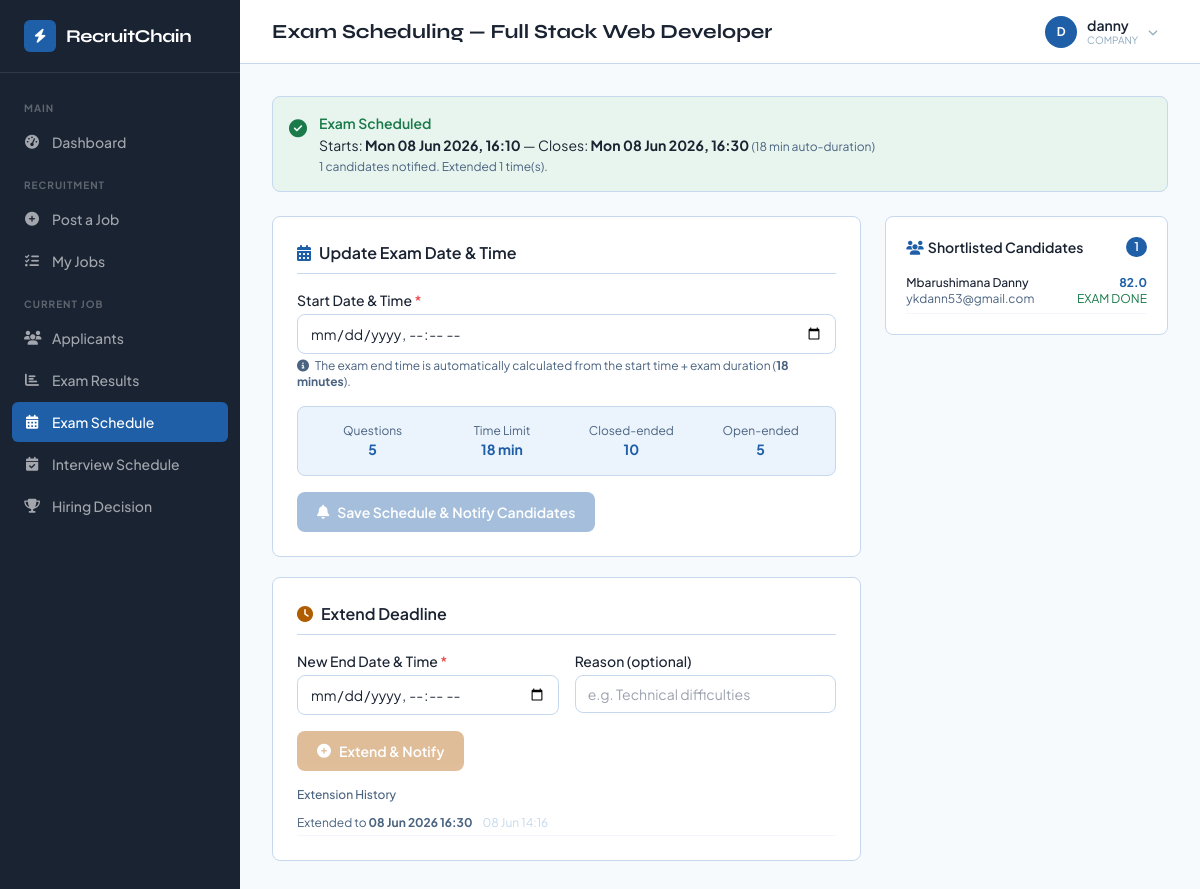
Screenshot of /exam-schedule.php?job=8 (signed in) with the database file from the repository.
### tables this page shows
CREATE TABLE `jobs` (
  `id` int(10) UNSIGNED NOT NULL,
  `company_id` int(10) UNSIGNED NOT NULL,
  `title` varchar(255) NOT NULL,
  `department` varchar(100) DEFAULT NULL,
  `description` longtext NOT NULL,
  `responsibilities` longtext DEFAULT NULL CHECK (json_valid(`responsibilities`)),
  `required_skills` longtext DEFAULT NULL CHECK (json_valid(`required_skills`)),
  `required_education` varchar(100) DEFAULT NULL,
  `required_certs` longtext DEFAULT NULL CHECK (json_valid(`required_certs`)),
  `min_experience` int(11) DEFAULT 0,
  `positions_count` int(11) DEFAULT 1,
  `deadline` datetime NOT NULL,
  `salary_min` decimal(10,2) DEFAULT NULL,
  `salary_max` decimal(10,2) DEFAULT NULL,
  `job_type` enum('REMOTE','ONSITE','HYBRID') DEFAULT 'ONSITE',
  `employment_type` enum('FULL_TIME','PART_TIME','CONTRACT') DEFAULT 'FULL_TIME',
  `location` varchar(255) DEFAULT NULL,
  `job_hash` char(64) DEFAULT NULL,
  `icp_confirmed` tinyint(1) DEFAULT 0,
  `marks_published` tinyint(1) DEFAULT 0,
  `status` enum('ACTIVE','SCREENING','EXAMINING','INTERVIEWING','COMPLETED') DEFAULT 'ACTIVE',
  `created_at` timestamp NULL DEFAULT current_timestamp(),
  `updated_at` timestamp NULL DEFAULT current_timestamp() ON UPDATE current_timestamp(),
  `eligible_educations` longtext DEFAULT NULL CHECK (json_valid(`eligible_educations`)),
  `exam_num_questions` int(10) UNSIGNED DEFAULT 10,
  `exam_time_limit_min` int(10) UNSIGNED DEFAULT 60,
  `exam_open_ended` int(10) UNSIGNED DEFAULT 3,
  `exam_closed_ended` int(10) UNSIGNED DEFAULT 7,
  `exam_sample_doc_path` varchar(500) DEFAULT NULL,
  `exam_start_at` datetime DEFAULT NULL,
  `exam_end_at` datetime DEFAULT NULL,
  `interview_shortlist_n` int(10) UNSIGNED DEFAULT 5,
  `interview_start_at` datetime DEFAULT NULL,
  `interview_time_limit_min` int(10) UNSIGNED DEFAULT 5,
  `interview_max_questions` int(10) UNSIGNED DEFAULT 5,
  `interview_end_at` datetime DEFAULT NULL
);

CREATE TABLE `exam_extensions` (
  `id` int(10) UNSIGNED NOT NULL,
  `job_id` int(10) UNSIGNED NOT NULL,
  `extended_to` datetime NOT NULL,
  `reason` text DEFAULT NULL,
  `created_at` timestamp NOT NULL DEFAULT current_timestamp()
);

CREATE TABLE `applications` (
  `id` int(10) UNSIGNED NOT NULL,
  `job_id` int(10) UNSIGNED NOT NULL,
  `user_id` int(10) UNSIGNED NOT NULL,
  `cv_hash_snap` char(64) DEFAULT NULL,
  `icp_confirmed` tinyint(1) DEFAULT 0,
  `status` enum('APPLIED','SCREENED','EXAM_INVITED','EXAM_DONE','INTERVIEW_INVITED','INTERVIEW_DONE','SELECTED','REJECTED') DEFAULT 'APPLIED',
  `applied_at` timestamp NULL DEFAULT current_timestamp(),
  `updated_at` timestamp NULL DEFAULT current_timestamp() ON UPDATE current_timestamp()
);

CREATE TABLE `users` (
  `id` int(10) UNSIGNED NOT NULL,
  `email` varchar(255) NOT NULL,
  `password` varchar(255) NOT NULL,
  `role` enum('SEEKER','COMPANY','ADMIN') NOT NULL,
  `full_name` varchar(255) NOT NULL,
  `phone` varchar(50) DEFAULT NULL,
  `country` varchar(100) DEFAULT NULL,
  `date_of_birth` date DEFAULT NULL,
  `face_descriptor` longtext DEFAULT NULL CHECK (json_valid(`face_descriptor`)),
  `face_verified` tinyint(1) DEFAULT 0,
  `face_image_path` varchar(500) DEFAULT NULL,
  `cv_path` varchar(500) DEFAULT NULL,
  `cv_hash` char(64) DEFAULT NULL,
  `identity_hash` char(64) DEFAULT NULL,
  `icp_confirmed` tinyint(1) DEFAULT 0,
  `is_suspended` tinyint(1) DEFAULT 0,
  `suspended_reason` text DEFAULT NULL,
  `login_attempts` int(11) DEFAULT 0,
  `locked_until` datetime DEFAULT NULL,
  `created_at` timestamp NULL DEFAULT current_timestamp(),
  `updated_at` timestamp NULL DEFAULT current_timestamp() ON UPDATE current_timestamp(),
  `national_id` varchar(50) DEFAULT NULL,
  `father_name` varchar(255) DEFAULT NULL,
  `mother_name` varchar(255) DEFAULT NULL,
  `gender` enum('Male','Female','Other') DEFAULT NULL,
  `place_of_birth` varchar(255) DEFAULT NULL,
  `residence_district` varchar(100) DEFAULT NULL,
  `residence_sector` varchar(100) DEFAULT NULL,
  `residence_cell` varchar(100) DEFAULT NULL,
  `residence_village` varchar(100) DEFAULT NULL,
  `profile_complete` tinyint(1) DEFAULT 0
);

CREATE TABLE `screening_results` (
  `id` int(10) UNSIGNED NOT NULL,
  `application_id` int(10) UNSIGNED NOT NULL,
  `job_id` int(10) UNSIGNED NOT NULL,
  `total_score` decimal(5,2) DEFAULT NULL,
  `skills_score` decimal(5,2) DEFAULT NULL,
  `experience_score` decimal(5,2) DEFAULT NULL,
  `education_score` decimal(5,2) DEFAULT NULL,
  `credentials_score` decimal(5,2) DEFAULT NULL,
  `explanation` text DEFAULT NULL,
  `is_shortlisted` tinyint(1) DEFAULT 0,
  `created_at` timestamp NULL DEFAULT current_timestamp()
);

### includes/db.php (called while the page is built, shortened)
<?php
function pdo(): PDO {
    static $pdo = null;
    if ($pdo === null) {
        $c = config();
        $pdo = new PDO(
            "mysql:host={$c['DB_HOST']};port={$c['DB_PORT']};dbname={$c['DB_NAME']};charset=utf8mb4",
            $c['DB_USER'],
            $c['DB_PASS'],
            [
                PDO::ATTR_ERRMODE            => PDO::ERRMODE_EXCEPTION,
                PDO::ATTR_DEFAULT_FETCH_MODE => PDO::FETCH_ASSOC,
                PDO::ATTR_EMULATE_PREPARES   => false,
            ]
        );
    }
    return $pdo;
}

### exam-schedule.php (the view, shortened to what this page needs)
<?php
require 'includes/db.php';
$jobId = (int)($_GET['job'] ?? 0);
$comp = pdo()->prepare("SELECT c.id FROM companies c WHERE c.user_id=?");
$comp->execute([current_user_id()]);
$company = $comp->fetch();
$job = pdo()->prepare("SELECT * FROM jobs WHERE id=? AND company_id=?");
$job->execute([$jobId, $company['id'] ?? 0]);
$job = $job->fetch();
$shortlisted = pdo()->prepare("
    SELECT a.id as app_id, u.full_name, u.email, a.status,
           sr.total_score
    FROM applications a
    JOIN users u ON a.user_id = u.id
    LEFT JOIN screening_results sr ON sr.application_id = a.id
    WHERE a.job_id=? AND sr.is_shortlisted=1
    ORDER BY sr.total_score DESC
");
$shortlisted->execute([$jobId]);
$candidates = $shortlisted->fetchAll();
$extensions = pdo()->prepare("SELECT * FROM exam_extensions WHERE job_id=? ORDER BY created_at DESC");
$extensions->execute([$jobId]);
$extHistory = $extensions->fetchAll();
function escj(mixed $v): string { return htmlspecialchars((string)($v ?? ''), ENT_QUOTES); }
?>
<!DOCTYPE html>
<html lang="en">
<head>
  <link rel="stylesheet" href="https://cdnjs.cloudflare.com/ajax/libs/font-awesome/6.5.0/css/all.min.css">
  <script src="https://cdn.tailwindcss.com"></script>
</head>
<body class="bg-[#F7FAFD] text-[#1A2332]">
<?php $pageTitle = 'Exam Scheduling — ' . escj($job['title']); include 'includes/nav.php'; ?>
<div class="ml-[240px] min-h-screen">
<?php include 'includes/topbar.php'; ?>
<main class="p-8 max-w-[1200px] space-y-6" x-data="examScheduleApp()">
    <?php if ($job['exam_start_at']): ?>
    <div class="bg-[#E8F5EE] border border-[#C5D8EE] rounded-lg p-4 flex items-start gap-3">
        <i class="fas fa-check-circle text-[#1A7A4A] text-lg mt-0.5"></i>
        <div>
            <p class="font-semibold text-[#1A7A4A] text-sm">Exam Scheduled</p>
            <p class="text-sm text-[#1A2332] mt-0.5">
                Starts: <strong><?= date('D d M Y, H:i', strtotime($job['exam_start_at'])) ?></strong>
                <?php if ($job['exam_end_at']): ?>
                — Closes: <strong><?= date('D d M Y, H:i', strtotime($job['exam_end_at'])) ?></strong>
                <span class="text-[#4A6380] text-xs">(<?= (int)$job['exam_time_limit_min'] ?> min auto-duration)</span>
                <?php endif; ?>
            </p>
            <p class="text-xs text-[#4A6380] mt-1">
                <?= count($candidates) ?> candidates notified.
                <?php if ($extHistory): ?>
                Extended <?= count($extHistory) ?> time(s).
                <?php endif; ?>
            </p>
        </div>
    </div>
    <?php endif; ?>
    <div class="grid grid-cols-1 lg:grid-cols-3 gap-6">
        <div class="lg:col-span-2 space-y-5">
            <div class="bg-white border border-[#C5D8EE] rounded-lg p-6 space-y-4">
                <h2 class="font-semibold text-base border-b border-[#C5D8EE] pb-2 mb-3 flex items-center gap-2">
                    <i class="fas fa-calendar-alt text-[#1E5FA8]"></i>
                    <?= $job['exam_start_at'] ? 'Update' : 'Set' ?> Exam Date &amp; Time
                </h2>
                <div>
                    <label class="block text-sm font-medium mb-1">Start Date &amp; Time <span class="text-red-500">*</span></label>
                    <input type="datetime-local" x-model="startAt" @change="calcEnd()"
                           class="w-full border border-[#C5D8EE] rounded-lg px-3 py-2 text-sm focus:outline-none focus:border-[#1E5FA8]"
                           value="<?= $job['exam_start_at'] ? date('Y-m-d\TH:i', strtotime($job['exam_start_at'])) : '' ?>">
                    <p class="text-xs text-[#4A6380] mt-1">
                        <i class="fas fa-info-circle mr-1"></i>
                        The exam end time is automatically calculated from the start time + exam duration (<strong><?= (int)$job['exam_time_limit_min'] ?> minutes</strong>).
                    </p>
                </div>
                <div class="bg-[#EBF3FC] border border-[#C5D8EE] rounded-lg p-4 grid grid-cols-2 sm:grid-cols-4 gap-3 text-center text-sm">
                    <div><p class="text-xs text-[#4A6380]">Questions</p><p class="font-bold text-[#1E5FA8]"><?= $job['exam_num_questions'] ?></p></div>
                    <div><p class="text-xs text-[#4A6380]">Time Limit</p><p class="font-bold text-[#1E5FA8]"><?= $job['exam_time_limit_min'] ?> min</p></div>
                    <div><p class="text-xs text-[#4A6380]">Closed-ended</p><p class="font-bold text-[#1E5FA8]"><?= $job['exam_closed_ended'] ?></p></div>
                    <div><p class="text-xs text-[#4A6380]">Open-ended</p><p class="font-bold text-[#1E5FA8]"><?= $job['exam_open_ended'] ?></p></div>
                </div>
                <button @click="setSchedule()" :disabled="saving || !startAt"
                        class="bg-[#1E5FA8] text-white px-5 py-2.5 rounded-lg text-sm font-semibold hover:bg-[#154680] disabled:opacity-40 transition-colors flex items-center gap-2">
                    <i class="fas fa-bell"></i>
                    <span x-text="saving ? 'Saving & Notifying…' : 'Save Schedule &amp; Notify Candidates'"></span>
                </button>
            </div>
            <?php if ($job['exam_start_at']): ?>
            <div class="bg-white border border-[#C5D8EE] rounded-lg p-6 space-y-4">
                <h2 class="font-semibold text-base border-b border-[#C5D8EE] pb-2 mb-3 flex items-center gap-2">
                    <i class="fas fa-clock text-[#B05C00]"></i>Extend Deadline
                </h2>
                <div class="grid grid-cols-1 sm:grid-cols-2 gap-4">
                    <div>
                        <label class="block text-sm font-medium mb-1">New End Date &amp; Time <span class="text-red-500">*</span></label>
                        <input type="datetime-local" x-model="extendTo"
                               class="w-full border border-[#C5D8EE] rounded-lg px-3 py-2 text-sm focus:outline-none focus:border-[#1E5FA8]">
                    </div>
                    <div>
                        <label class="block text-sm font-medium mb-1">Reason (optional)</label>
                        <input type="text" x-model="extendReason" placeholder="e.g. Technical difficulties"
                               class="w-full border border-[#C5D8EE] rounded-lg px-3 py-2 text-sm focus:outline-none focus:border-[#1E5FA8]">
                    </div>
                </div>
                <button @click="extendDeadline()" :disabled="extending || !extendTo"
                        class="bg-[#B05C00] text-white px-5 py-2.5 rounded-lg text-sm font-semibold hover:bg-[#8B4500] disabled:opacity-40 transition-colors flex items-center gap-2">
                    <i class="fas fa-plus-circle"></i>
                    <span x-text="extending ? 'Extending…' : 'Extend &amp; Notify'"></span>
                </button>
                <?php if ($extHistory): ?>
                <div>
                    <p class="text-xs font-medium text-[#4A6380] mb-2">Extension History</p>
                    <?php foreach ($extHistory as $ext): ?>
                    <div class="text-xs text-[#4A6380] py-1 border-b border-[#F3F7FB]">
                        Extended to <strong><?= date('d M Y H:i', strtotime($ext['extended_to'])) ?></strong>
                        <span class="ml-2 text-[#C5D8EE]"><?= date('d M H:i', strtotime($ext['created_at'])) ?></span>
                    </div>
                    <?php endforeach; ?>
                </div>
                <?php endif; ?>
            </div>
            <?php endif; ?>
        </div>
        <div class="lg:col-span-1">
            <div class="bg-white border border-[#C5D8EE] rounded-lg p-5">
                <h3 class="font-semibold text-sm mb-3 flex items-center justify-between">
                    <span><i class="fas fa-users mr-1 text-[#1E5FA8]"></i>Shortlisted Candidates</span>
                    <span class="bg-[#1E5FA8] text-white text-xs px-2 py-0.5 rounded-full"><?= count($candidates) ?></span>
                </h3>
                <?php if (empty($candidates)): ?>
                <p class="text-xs text-[#4A6380]">No candidates shortlisted yet. Go to Applicants to shortlist.</p>
                <?php else: ?>
                <div class="space-y-2 max-h-96 overflow-y-auto">
                    <?php foreach ($candidates as $c): ?>
                    <div class="flex items-center justify-between text-xs py-1.5 border-b border-[#F3F7FB]">
                        <div>
                            <p class="font-medium text-[#1A2332]"><?= escj($c['full_name']) ?></p>
                            <p class="text-[#4A6380]"><?= escj($c['email']) ?></p>
                        </div>
                        <div class="text-right">
                            <p class="font-bold text-[#1E5FA8]"><?= $c['total_score'] ? number_format((float)$c['total_score'],1) : '—' ?></p>
                            <p class="<?= match($c['status']){
                                'EXAM_INVITED'=>'text-[#B05C00]',
                                'EXAM_DONE'=>'text-[#1A7A4A]',
                                default=>'text-[#4A6380]'
                            } ?>"><?= str_replace('_', ' ', $c['status']) ?></p>
                        </div>
                    </div>
                    <?php endforeach; ?>
                </div>
                <?php endif; ?>
            </div>
        </div>
    </div>
</main>
</div>
</body>
</html>

### includes/topbar.php (shortened to what this page needs)
<?php
$pageTitle     ??= 'RecruitChain';
$tbName    = $_SESSION['full_name'] ?? ($_SESSION['name'] ?? '');
$tbRole    = $_SESSION['role'] ?? '';
$tbInitial = strtoupper(substr($tbName ?: 'U', 0, 1));
?>
<header x-data
        class="sticky top-0 z-30 h-16 bg-white border-b border-[#C5D8EE] flex items-center px-4 md:px-8 gap-3 md:gap-4">
  <div class="flex-1 min-w-0">
    <h1 class="font-display font-bold text-[#1A2332] text-xl truncate"><?= htmlspecialchars($pageTitle) ?></h1>
  </div>
  <div class="flex items-center gap-3">
    <div class="relative" x-data="{ open: false }" @click.outside="open = false">
      <button @click="open = !open"
              class="flex items-center gap-2.5 px-2.5 py-1.5 rounded-[8px] hover:bg-[#EEF3F8] transition-colors focus:outline-none focus:ring-2 focus:ring-[#1E5FA8]/20">
        <div class="w-8 h-8 rounded-full bg-[#1E5FA8] flex items-center justify-center flex-shrink-0">
          <span class="text-xs font-bold text-white"><?= htmlspecialchars($tbInitial) ?></span>
        </div>
        <div class="hidden sm:block text-left min-w-0">
          <p class="text-sm font-semibold text-[#1A2332] truncate max-w-[120px] leading-tight"><?= htmlspecialchars($tbName) ?></p>
          <p class="text-[10px] text-[#8FAABF] leading-tight"><?= htmlspecialchars($tbRole) ?></p>
        </div>
        <i class="fa-solid fa-chevron-down text-[10px] text-[#8FAABF] transition-transform duration-150"
           :class="open ? 'rotate-180' : ''"></i>
      </button>
    </div>
  </div>
</header>

### exam-schedule.php (style rules this page uses)
body { font-family:'Plus Jakarta Sans',sans-serif }

### rows the page displays
jobs: title "Exam Scheduling — Full Stack Web Developer", exam_start_at "Mon 08 Jun 2026, 16:10", exam_end_at "Mon 08 Jun 2026, 16:30", exam_time_limit_min "18", exam_num_questions "5", exam_closed_ended "10", exam_open_ended "5"
exam_extensions: extended_to "08 Jun 2026 16:30", created_at "08 Jun 14:16"
applications: user.full_name "Mbarushimana Danny", user.email "ykdann53@gmail.com", screening_results.total_score "82.0", status "EXAM DONE"

### other values shown
$label "MAIN RECRUITMENT CURRENT JOB"
$label "Dashboard Post a Job My Jobs Applicants Exam Results Exam Schedule Interview Schedule Hiring Decision"
$tbInitial "D"
$tbName "danny"
$tbRole "COMPANY"
count($candidates) "1"
count($extHistory) "1"
